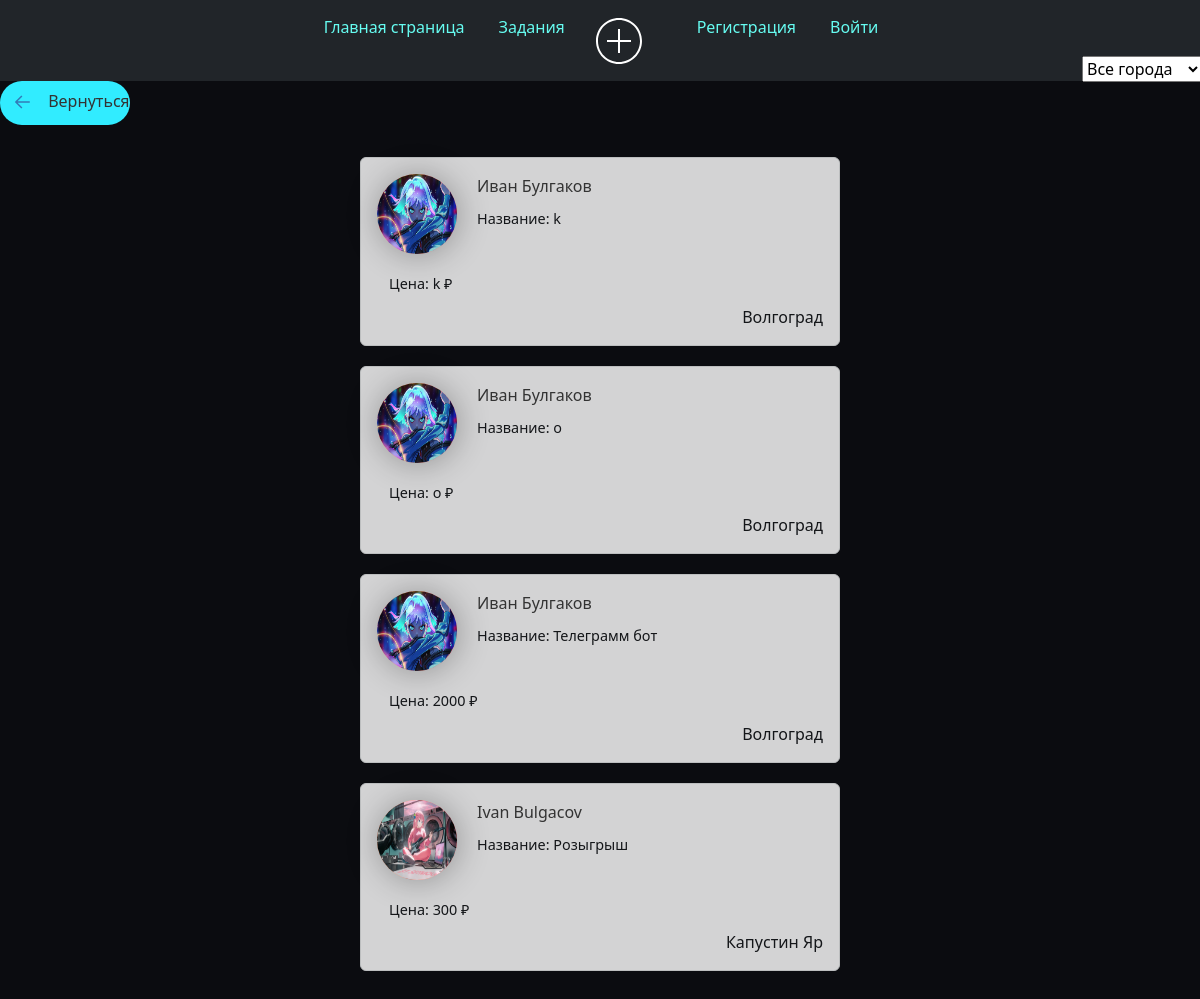
/tasks/, run on the app's committed database.
### tasks_app_user/models.py (models this page shows, shortened)
class Articles(models.Model):
    title = models.CharField("Название Задания", max_length=35)
    anons = models.CharField("О задании", max_length=25)
    phope = models.CharField('Телефон для связи с вами', max_length=11)
    prise = models.CharField('Цена', max_length=15)
    full_text = models.TextField("Задания")
    data = models.DateTimeField(auto_now_add=True)
    user_name = models.CharField("User_name", max_length=15, )
    author = models.ForeignKey(User, on_delete=models.CASCADE, null=True)  # Внешний ключ к пользователю
    category = models.ForeignKey(Category, on_delete=models.SET_NULL, null=True)
    class Meta:
        verbose_name = "Задания"
        verbose_name_plural = "Задании"

class Profile(models.Model):
    user = models.OneToOneField(User, null=True, blank=True, on_delete=models.CASCADE)
    first_name = models.CharField(max_length=100)
    last_name = models.CharField(max_length=100)
    email = models.EmailField()
    telegram_url = models.URLField(blank=True, null=True)
    youtube_url = models.URLField(blank=True, null=True)
    vk_url = models.URLField(blank=True, null=True)
    profile_picture = models.ImageField("Изображения", default="profile_pictures/default_profile_picture.jpg",
                                        null=True,
                                        blank=True, upload_to='media/profile_pictures')
    city = models.CharField(max_length=100)

### tasks_app_user/views.py (the view)
# urls.py: path('', views.tasks_home, name='tasks_home'),
def tasks_home(request):
    category = request.GET.get('category')  # Получаем категорию из параметра запроса
    unique_cities = Profile.objects.values_list('city', flat=True).distinct()
    if category:
        tasks_all = Articles.objects.filter(category__name=category).order_by('-data')
    else:
        tasks_all = Articles.objects.order_by('-data')
    unique_cities = [city for city in unique_cities if city is not None]
    categories = Category.objects.all()
    context = {
        'tasks_all': tasks_all,
        'unique_cities': unique_cities,
        'categories': categories,
    }
    return render(request, 'tasks_app_user/tasks_home.html', context)

### tasks_app_user/templates/tasks_app_user/tasks_home.html (shortened to what this page needs)
{% extends 'tasks_app/layout.html' %}
{% block content %}
<div class="col">
    <a class="arrow-3" href="{% url 'category' %}">
    Вернуться
</a>
</div>
<div class="features">
    <form method="GET">
        <div>
            <select id="city_filter" name="city" onchange="filterTasks(this.value)" style="position: absolute; top: 56px; right: -2px;">
                <option value="">Все города</option>
            </select>
        </div>
    </form>
    <div id="tasks-container">
        {% if tasks_all %}
            {% for el in tasks_all %}
                <div class="alert alert-dark" onclick="window.location.href='{% url 'details_tasks' el.id %}'" style="cursor: pointer;">
                <div class="img_pod">
                    <a href="{% url 'user_profile' el.user_name %}">
                        <img class="profile-pic" src="{{ el.author.profile.profile_picture.url }}" alt="Profile Picture">
                    </a>
                </div>
                <a href="{% url 'user_profile' el.user_name %}">{{ el.author.profile.first_name }} {{ el.author.profile.last_name }}</a>
                <h3>Название: {{ el.title }}</h3><br>
                <h4>Цена: {{ el.prise }} ₽</h4>
                <div class="city" align="right">{{ el.author.profile.city }}</div>
             </div>
            {% endfor %}
        {% endif %}
    </div>
</div>
{% endblock %}

### tasks_app/templates/tasks_app/layout.html (shortened to what this page needs)
{% load static %}
<html lang="en">
<head>
    <link rel="stylesheet" href="https://cdn.jsdelivr.net/npm/bootstrap@5.2.3/dist/css/bootstrap.min.css">
    <link rel="stylesheet" href="{% static 'tasks_app/css/tasks_app.css' %}">
</head>
<body>
    <aside>
        <div class="bar">
                   <ul class="nav justify-content-center navbar navbar-expand-lg navbar-dark bg-dark ">
            <li class="nav-item">
                <a class="nav-link active" aria-current="page" href="{% url 'home' %}">Главная страница</a>
            </li>
            <li class="nav-item">
                <a class="nav-link" href="{% url 'category' %}">Задания</a>
            </li>
            <li class="nav-item">
                <a href="{% url 'create' %}" class="bloc-icon">
                    <div class="img">
                    </div>
                </a>
            </li>
                    {% if request.user.is_authenticated %}
                            <li class="nav-item dropdown">
                  <a class="nav-link dropdown-toggle" href="#" role="button" data-bs-toggle="dropdown" aria-expanded="false">
                    {{ user.username }}
                  </a>
                  <ul class="dropdown-menu">
                      <li><a class="dropdown-item" href="{% url 'user_home' %}">Профиль</a></li>
                    <li><a class="dropdown-item" href="{% url 'logout' %}">Выйти</a></li>
                  </ul>
                    {% else %}
            <li class="nav-item">
                <a class="nav-link" href="{% url 'register' %}">Регистрация</a>
            </li>
            <li class="nav-item"><a class="nav-link" href="{% url 'login' %}">Войти</a>
                {% endif %}
            </li>
        </ul>
        </div>
    </aside>
                <link href='https://unpkg.com/css.gg@2.0.0/icons/css/list.css' rel='stylesheet'>
              {% if request.user.is_authenticated %}
        <a href="{% url 'inbox' %}" class="bloc-icon">
            <div class="mes">
                           <i class="bi bi-send">
                <svg xmlns="http://www.w3.org/2000/svg" width="40" height="40" fill="currentColor" class="bi bi-send" viewBox="0 0 16 16">
  <path d="M15.854.146a.5.5 0 0 1 .11.54l-5.819 14.547a.75.75 0 0 1-1.329.124l-3.178-4.995L.643 7.184a.75.75 0 0 1 .124-1.33L15.314.037a.5.5 0 0 1 .54.11ZM6.636 10.07l2.761 4.338L14.13 2.576zm6.787-8.201L1.591 6.602l4.339 2.76 7.494-7.493Z"/>
</svg>
            </i>
            </div>
        </a>
        <a href="{% url 'user_home' %}" class="bloc-icon" >
          {% if request.user.profile.profile_picture %}
            <img src="{{ request.user.profile.profile_picture.url }}" alt="Profile Picture">
          {% else %}
            <img src="media/profile_pictures/default_profile_picture.jpg" alt="Default Profile Picture">
          {% endif %}
        </a>
    </nav>
            {% else %}
                <link href='https://unpkg.com/css.gg@2.0.0/icons/css/list.css' rel='stylesheet'>
            {% endif %}
    <main>
        {% block content %}
        {% endblock %}
    </main>
</body>
</html>

### tasks_app/static/tasks_app/css/tasks_app.css (style rules this page uses)
html, body { width: 100%; height:100%; }
body { background: #0B0C10; }
.features { padding: 1em; padding: 1em; width: 70%; margin: auto; text-align: center; box-sizing: content-box; }
li { display: inline-block; }
.nav-link { margin-top: 18px; margin-block: 26px; margin-block-start: -1px; margin-left: 2px; color: #66FCF1; }
.bloc-icon { display: flex; justify-content: center; align-items: center; }
.img { width: 98px; border-radius: 50%; position: relative; left: -12px; }

### tasks_app_user/templates/tasks_app_user/tasks_home.html (style rules this page uses)
.features { padding: 1em; width: 40%; margin: auto; border-radius: 10px; text-align: left; box-sizing: content-box; }
.img_pod { float: left; margin-right: 20px; width: 80px; height: 80px; background: linear-gradient(90deg, #ff9966, #ff5e62); border-radius: 50%; box-shadow: 1px 1px 2rem rgba(0, 0, 0, 0.3); }
.profile-pic { width: 100%; height: 100%; border-radius: 50%; }
h3, h4, p { font-size: 0.9rem; margin: 12px; }
a { text-decoration: none; color: #333; }
.alert { margin-bottom: 20px; }
.arrow-3 .arrow-3-icon { position: relative; top: -1px; transition: transform 0.3s ease; vertical-align: middle; transform: rotate(180deg); margin: 6px; }
.col { background: #31ecff; width: 130px; border-radius: 50px; }

### data on the page
Articles: author.profile.profile_picture (picture), author.profile.first_name "Иван", author.profile.last_name "Булгаков", title "k", prise "k", author.profile.city "Волгоград"
Articles: author.profile.profile_picture (picture), author.profile.first_name "Иван", author.profile.last_name "Булгаков", title "о", prise "о", author.profile.city "Волгоград"
Articles: author.profile.profile_picture (picture), author.profile.first_name "Иван", author.profile.last_name "Булгаков", title "Телеграмм бот", prise "2000", author.profile.city "Волгоград"
Articles: author.profile.profile_picture (picture), author.profile.first_name "Ivan", author.profile.last_name "Bulgacov", title "Розыгрыш", prise "300", author.profile.city "Капустин Яр"
